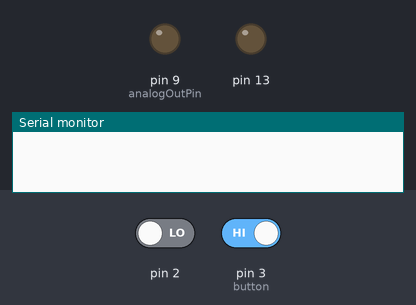
Simulated run of this sketch. Board: Arduino Uno, built with avr-gcc and run on an emulated ATmega328P. Shown: output pins drawn as LEDs (lit = HIGH), the last lines printed to the serial monitor. Dashed ring = blinking. Inputs (shaded band) come from the test bench; at power-on: pin 2 LOW, pin 3 (button) HIGH. Random numbers use the default seed unless the sketch sets one.

Above: at 1.2 s.
1.3 s: pin 2 driven HIGH
At 2.65 s:
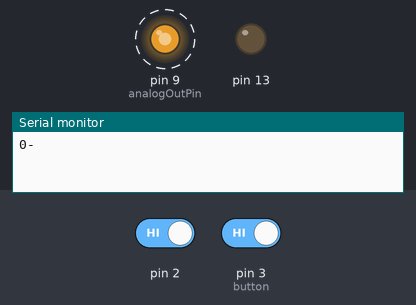
4.3 s: pin 2 driven LOW and pin 3 (button) driven LOW
At 5.25 s:
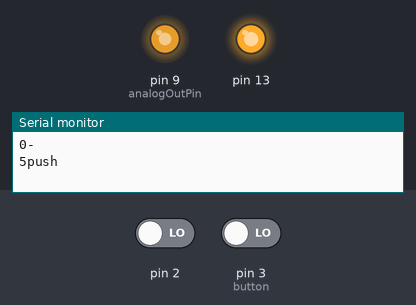
At 6.1 s:
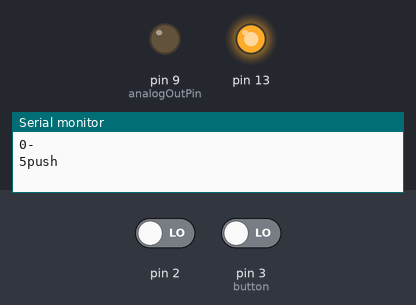
Timing chart, 0 to 13.3 s (numbered marks = the images above; inputs shaded):
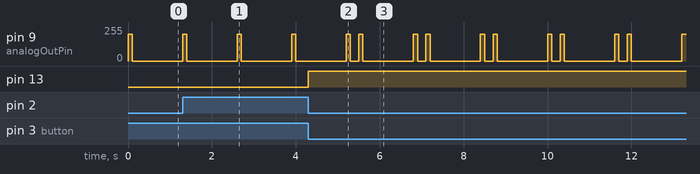

Measured:
- after the input at 4.3 s, pin 13: LOW → HIGH at once
- by itself, pin 9 (analogOutPin): repeats every 1.6 s: 0/255 0.20 s, 200/255 0.10 s, 0/255 1.2 s, 200/255 0.10 s

The sketch:

SK_Electro1.2v.ino
```cpp
#include <MsTimer2.h>
int button = 3;
volatile int state = LOW;
int Fmode = 1;
int maxFmode = 7;
int FanSpeedA = 200;
int FanSpeed;
unsigned long currentMillis;
int ledState;
const int analogInPin = A0;  // Analog input pin that the potentiometer is attached to
const int analogOutPin = 9; // Analog output pin that the LED is attached to
byte i1, i2;
int sensorValue = 0;        // value read from the pot
int outputValue = 0;        // value output to the PWM (analog out)
int AvoidChattering = 0;
int FanMode = 0;
int incomingByte = 0;   // for incoming serial data
byte receiveData;
unsigned long previousMillis = 0;        // will store last time LED was updated
const long interval = 15000;           // interval at which to blink (milliseconds)
void setup() {
  // pinMode(analogOutPin, OUTPUT);
  pinMode(3, INPUT_PULLUP);
  attachInterrupt(0, blink, CHANGE);
  //  MsTimer2::set(500, flash);
  //  MsTimer2::start();

  pinMode(13, OUTPUT);
  pinMode(11, INPUT_PULLUP);
  // initialize serial communications at 9600 bps:
  Serial.begin(9600);
  i1 = 0;
  TCCR1B &= B11111000;
  TCCR1B |= B00000001;
}
void blink() {
  int buf=0;
  int j;
  if(digitalRead(button) == LOW){buf++;}
  for (j = 0; j < 10; j++) {
    __asm__("nop\n\t");
    __asm__("nop\n\t");
    __asm__("nop\n\t");
    __asm__("nop\n\t");
    __asm__("nop\n\t");
  }

  if(digitalRead(button) == LOW){buf++;}
  for (j = 0; j < 10; j++) {
    __asm__("nop\n\t");
    __asm__("nop\n\t");
    __asm__("nop\n\t");
    __asm__("nop\n\t");
    __asm__("nop\n\t");
  }

  if(digitalRead(button) == LOW){buf++;}
  for (j = 0; j < 10; j++) {
    __asm__("nop\n\t");
    __asm__("nop\n\t");
    __asm__("nop\n\t");
    __asm__("nop\n\t");
    __asm__("nop\n\t");
  }

  if(digitalRead(button) == LOW){buf++;}
  for (j = 0; j < 10; j++) {
    __asm__("nop\n\t");
    __asm__("nop\n\t");
    __asm__("nop\n\t");
    __asm__("nop\n\t");
    __asm__("nop\n\t");
  }

  if(digitalRead(button) == LOW){buf++;}
  for (j = 0; j < 10; j++) {
    __asm__("nop\n\t");
    __asm__("nop\n\t");
    __asm__("nop\n\t");
    __asm__("nop\n\t");
    __asm__("nop\n\t");
  }

Serial.print(buf,DEC);if(digitalRead(button)==LOW){Serial.println("push");}else{Serial.println("-");}
buf=0;
  if (digitalRead(button) == LOW) {
    state = HIGH;
    Fmode++;
    if (Fmode == maxFmode) {
      Fmode = 1;
    }
  } else {
    state = LOW;
  }  digitalWrite(13, state);


}
void flash() {
  static boolean output = HIGH;

  digitalWrite(13, output);
  output = !output;
}

void timerFire() {
  //100ms毎にここが呼び出される
  digitalWrite(13, 1);
  //delay(500);
  //digitalWrite(13, 0);
}

void startFan() {
  for (i1 = 0; i1 < 250; i1++) {
    analogWrite(9, i1);
    delay(10);
  }
}
void GradationStartFan(int maxSpeed) {
  if (maxSpeed > FanSpeed) {
    FanSpeed++;
  }
  Serial.print(FanSpeed, DEC);

  analogWrite(9, FanSpeed);
  delay(10);
}
void GradationStopFan() {
  if (FanSpeed >= 1) {
    FanSpeed--;
  }
  Serial.print(FanSpeed, DEC);
  analogWrite(9, FanSpeed);
  delay(10);
}
void stopFan() {
  for (i1 = 250; i1 > 0; i1--) {
    analogWrite(9, i1);
    delay(10);
  }
}


void loop() {
  int k;
  while (1) {
    switch (Fmode) {
      case 0:
        for (k = 0; k < Fmode; k++) {
          analogWrite(9, FanSpeedA);
          delay(100);
          analogWrite(9, 0);
          delay(200);
        }
        delay(1000);
        break;

      case 1:
        for (k = 0; k < Fmode; k++) {
          analogWrite(9, FanSpeedA);
          delay(100);
          analogWrite(9, 0);
          delay(200);
        }
        delay(1000);
        break;

      case 2:
        for (k = 0; k < Fmode; k++) {
          analogWrite(9, FanSpeedA);
          delay(100);
          analogWrite(9, 0);
          delay(200);
        }
        delay(1000);
        break;


      case 3:
        for (k = 0; k < Fmode; k++) {
          analogWrite(9, FanSpeedA);
          delay(100);
          analogWrite(9, 0);
          delay(200);
        }
        delay(1000);
        break;


      case 4:
        for (k = 0; k < Fmode; k++) {
          analogWrite(9, FanSpeedA);
          delay(100);
          analogWrite(9, 0);
          delay(200);
        }
        delay(1000);
        break;


      case 5:
        for (k = 0; k < Fmode; k++) {
          analogWrite(9, FanSpeedA);
          delay(100);
          analogWrite(9, 0);
          delay(200);
        }
        delay(1000);
        break;

      case 6:
        for (k = 0; k < Fmode; k++) {
          analogWrite(9, FanSpeedA);
          delay(100);
          analogWrite(9, 0);
          delay(200);
        }
        delay(1000);
        break;
    }
  }

  while (1) {
    switch (Fmode) {
      case 0:
        delay(100);
        interrupts();
        analogWrite(9, FanSpeedA);
        randomSeed(analogRead(3));
        delay(random(1, 5000));
        analogWrite(9, 0);
        delay(1000);
        break;
      case 1:
        delay(100);
        interrupts();

        analogWrite(9, FanSpeedA);
        delay(10000);
        analogWrite(9, 0);
        delay(5000);
        break;
      case 2:
        delay(100);
        interrupts();

        analogWrite(9, FanSpeedA);
        delay(30000);
        analogWrite(9, 0);
        delay(5000);
        break;
      case 3:
        delay(100);
        interrupts();

        analogWrite(9, FanSpeedA);
        delay(10000);
        analogWrite(9, 0);
        delay(10000);
        break;
      case 4:
        delay(100);
        interrupts();

        analogWrite(9, FanSpeedA);
        delay(30000);
        analogWrite(9, 0);
        delay(10000);
        break;
      case 5:
        delay(100);
        interrupts();

        analogWrite(9, FanSpeedA);
        randomSeed(analogRead(3));
        delay(random(5000, 45000));
        analogWrite(9, 0);
        delay(random(5000, 45000));
        break;
      case 6:
        delay(100);
        interrupts();

        analogWrite(9, FanSpeedA);
        break;

    }
  }


  while (1) {
    if (digitalRead(11) == 0) {
      FanMode++;
      if (FanMode == 5) {
        FanMode = 0;
      }
      switch (FanMode) {
        case 0:
          digitalWrite(13, 0);
          analogWrite(9, 0);
          break;
        case 1:
          digitalWrite(13, 1);
          analogWrite(9, 150);
          break;
        case 2:
          digitalWrite(13, 0);
          analogWrite(9, 200);
          break;
        case 3:
          digitalWrite(13, 1);
          analogWrite(9, 255);
          break;
        case 4:
          break;
        case 5:
          digitalWrite(13, 1);
          break;
      }
      delay(500);
    }
    delay(10);
    if (FanMode == 4) {
      currentMillis = millis();
      digitalWrite(13, 0);
      if (currentMillis - previousMillis >= interval) {
        previousMillis = currentMillis;
        if (ledState == LOW) {
          ledState = HIGH;
          //      GradationStartFan(255);
          //              analogWrite(9, 255);
        }
        else {
          ledState = LOW;
          //        GradationStopFan();
          //              analogWrite(9, 0);
        }
      }
      if (ledState == 0) {
        GradationStartFan(255);
      } else {
        GradationStopFan();
      }
    }
    delay(10);
  }


  if (Serial.available() > 0) {
    // read the incoming byte:
    incomingByte = Serial.read();

    // say what you got:
    Serial.print("Speed:  ");
    //                Serial.println(incomingByte, DEC);
    Serial.print(incomingByte - 48, DEC);
    Serial.println("0%");
    receiveData = (incomingByte - 48) * 25;
  }
  outputValue = i1;
  i1 = i1 + 1;
  // change the analog out value:
  analogWrite(9, receiveData);

  //  Serial.print(sensorValue);

  //Serial.println(outputValue);
  delay(10);
}
```
